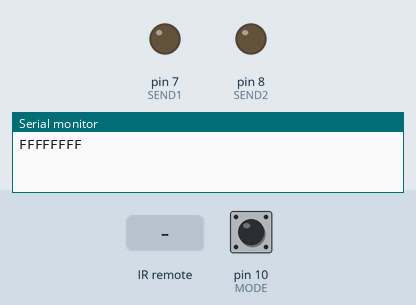
A sketch run on a simulated Arduino Uno, built with avr-gcc and run on an emulated ATmega328P. Parts: output pins drawn as LEDs (lit = HIGH), the last lines printed to the serial monitor. Dashed ring = blinking. The inputs (shaded band) are chosen by the test bench; at power-on: pin 10 (MODE) LOW. EEPROM starts erased.

Above: at 1.2 s.
1.3 s: pin 10 (MODE) pulled HIGH for 1 s
At 2.7 s:
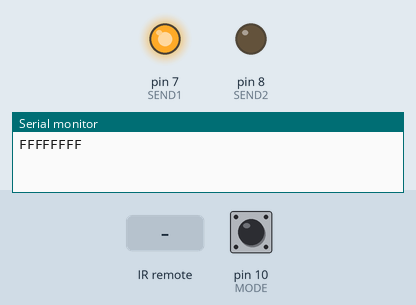
4.3 s: infrared code 0x1 received
5.8 s: pin 10 (MODE) pulled HIGH for 0.15 s
At 6.29 s:
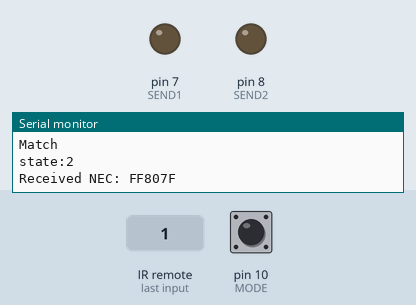
8.9 s: pin 10 (MODE) driven HIGH
At 9.17 s:
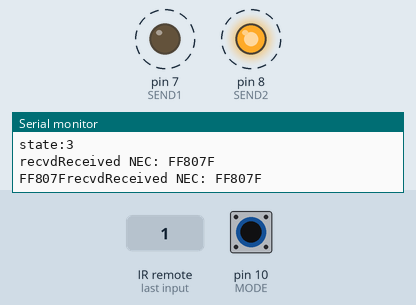
11.9 s: pin 10 (MODE) driven LOW
Timing chart, 0 to 15.9 s (numbered marks = the images above; inputs shaded):
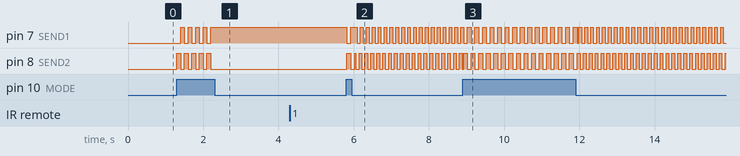

The sketch:

IRsplit.ino
```cpp
// (licence header left out)
#include <IRremote.h>
#include <EEPROM.h>
#include "EEPROMAnything.h"

struct changeValue
{
  unsigned long tv;
};

typedef struct changeValue ChangeValue;

ChangeValue changeValue;

int RECV_PIN = A5;
int MODE = 10;
int SEND1 = 7;
int SEND2 = 8;
int state = 1;
unsigned long changeTV;

IRrecv irrecv(RECV_PIN);
IRsend irsend;

decode_results results;

void setup()
{
  Serial.begin(9600);
  irrecv.enableIRIn(); // Start the receiver
  pinMode(MODE, INPUT);
  pinMode(SEND1, OUTPUT);
  pinMode(SEND2, OUTPUT);
  digitalWrite(SEND1,LOW);
  digitalWrite(SEND2,LOW);
  EEPROM_readAnything(0,changeValue);
  changeTV = changeValue.tv;
  Serial.print(changeTV,HEX);
}

// Storage for the recorded code
int codeType = -1; // The type of code
unsigned long codeValue; // The code value if not raw
unsigned long oldCodeValue;
unsigned int rawCodes[RAWBUF]; // The durations if raw
int codeLen; // The length of the code
int toggle = 0; // The RC5/6 toggle state

// Stores the code for later playback
// Most of this code is just logging
void storeCode(decode_results *results) {
  oldCodeValue = codeValue;
  codeType = results->decode_type;
  int count = results->rawlen;
  if (codeType == UNKNOWN) {
    Serial.println("Received unknown code, saving as raw");
    codeLen = results->rawlen - 1;
    // To store raw codes:
    // Drop first value (gap)
    // Convert from ticks to microseconds
    // Tweak marks shorter, and spaces longer to cancel out IR receiver distortion
    for (int i = 1; i <= codeLen; i++) {
      if (i % 2) {
        // Mark
        rawCodes[i - 1] = results->rawbuf[i]*USECPERTICK - MARK_EXCESS;
        Serial.print(" m");
      }
      else {
        // Space
        rawCodes[i - 1] = results->rawbuf[i]*USECPERTICK + MARK_EXCESS;
        Serial.print(" s");
      }
      Serial.print(rawCodes[i - 1], DEC);
    }
    Serial.println("");
  }
  else {
    if (codeType == NEC) {
      Serial.print("Received NEC: ");
      if (results->value == REPEAT) {
        // Don't record a NEC repeat value as that's useless.
        codeValue = oldCodeValue;
        Serial.println("repeat; ignoring.");
        return;
      }
    }
    else if (codeType == SONY) {
      Serial.print("Received SONY: ");
    }
    else if (codeType == RC5) {
      Serial.print("Received RC5: ");
    }
    else if (codeType == RC6) {
      Serial.print("Received RC6: ");
    }
   else if (codeType == SAMSUNG){
      Serial.print("Recieved SAMSUNG: ");
   }
    else {
      Serial.print("Unexpected codeType ");
      Serial.print(codeType, DEC);
      Serial.println("");
    }
    Serial.println(results->value, HEX);
    codeValue = results->value;
    codeLen = results->bits;
  }
}

void sendCode(int repeat) {
  if (codeType == NEC) {
    if (repeat) {
      irsend.sendNEC(REPEAT, codeLen);
      Serial.println("Sent NEC repeat");
    }
    else {
      irsend.sendNEC(codeValue, codeLen);
      Serial.print("Sent NEC ");
      Serial.println(codeValue, HEX);
    }
  }
  else if (codeType == SONY) {
    irsend.sendSony(codeValue, codeLen);
    Serial.print("Sent Sony ");
    Serial.println(codeValue, HEX);
  }
  else if (codeType == RC5 || codeType == RC6) {
    if (!repeat) {
      // Flip the toggle bit for a new button press
      toggle = 1 - toggle;
    }
    // Put the toggle bit into the code to send
    codeValue = codeValue & ~(1 << (codeLen - 1));
    codeValue = codeValue | (toggle << (codeLen - 1));
    if (codeType == RC5) {
      Serial.print("Sent RC5 ");
      Serial.println(codeValue, HEX);
      irsend.sendRC5(codeValue, codeLen);
    }
    else {
      irsend.sendRC6(codeValue, codeLen);
      Serial.print("Sent RC6 ");
      Serial.println(codeValue, HEX);
    }
  }
  else if (codeType == UNKNOWN /* i.e. raw */) {
    // Assume 38 KHz
    irsend.sendSamsung(oldCodeValue,codeLen);
    Serial.println("Sent raw");
  }
  else if (codeType == SAMSUNG){
    irsend.sendSamsung(codeValue,codeLen);
    Serial.print("Send SAMSUNG ");
    Serial.println(codeValue,HEX);
  }
}
void loop() {
while(digitalRead(MODE)==HIGH){
    digitalWrite(SEND1,LOW);
    digitalWrite(SEND2,HIGH);
    delay(100);
    digitalWrite(SEND1,HIGH);
    digitalWrite(SEND2,LOW);
    delay(100);
    if(irrecv.decode(&results)) {
      Serial.print("recvd");
      storeCode(&results);
      changeTV = codeValue;
      changeValue.tv = changeTV;
      EEPROM_writeAnything(0,changeValue);
      Serial.print(changeTV,HEX);
      irrecv.enableIRIn();
    }
}
if (irrecv.decode(&results)) {
    storeCode(&results);
    if(codeValue == changeTV){
    Serial.print("Match\n");
    irrecv.enableIRIn();
    cycleTV(state);
    state++;
    state = state % 4;
    }
    else{
    sendCode(0);
    irrecv.enableIRIn(); // resume receiver
    }
  }
}
void cycleTV(int state){
  Serial.print("state:");
  Serial.print(state);
  Serial.print("\n");
  if(state == 0){
    Serial.print("case 1\n");
    digitalWrite(SEND1,LOW);
    digitalWrite(SEND2,HIGH);
  }
  if(state == 1){
    digitalWrite(SEND1,HIGH);
    digitalWrite(SEND2,HIGH);
  }
  if(state == 2){
    digitalWrite(SEND2,LOW);
  }
  if(state == 3){
    digitalWrite(SEND1,LOW);
  }
}
```

Measured:
- after the input at 1.3 s, pin 7 (SEND1): alternates HIGH for 0.10 s and LOW for 0.10 s, 9 changes in all, then stays HIGH, starting after 0.10 s; pin 8 (SEND2): alternates HIGH for 0.10 s and LOW for 0.10 s, 10 changes in all, then stays LOW, starting at once
- after the input at 5.8 s, pin 7 (SEND1): goes LOW 0.10 s, HIGH 0.18 s, 17 × (LOW 0.08 s, HIGH 0.07 s), LOW 0.08 s, then HIGH, starting at once; pin 8 (SEND2): goes HIGH 0.10 s, LOW 0.11 s, HIGH 0.03 s, 18 × (LOW 0.08 s, HIGH 0.07 s), then LOW, starting at once
- after the input at 8.9 s, pin 7 (SEND1): alternates HIGH for 0.10 s and LOW for 0.10 s, starting after 0.23 s; pin 8 (SEND2): alternates HIGH for 0.10 s and LOW for 0.10 s, starting at once
